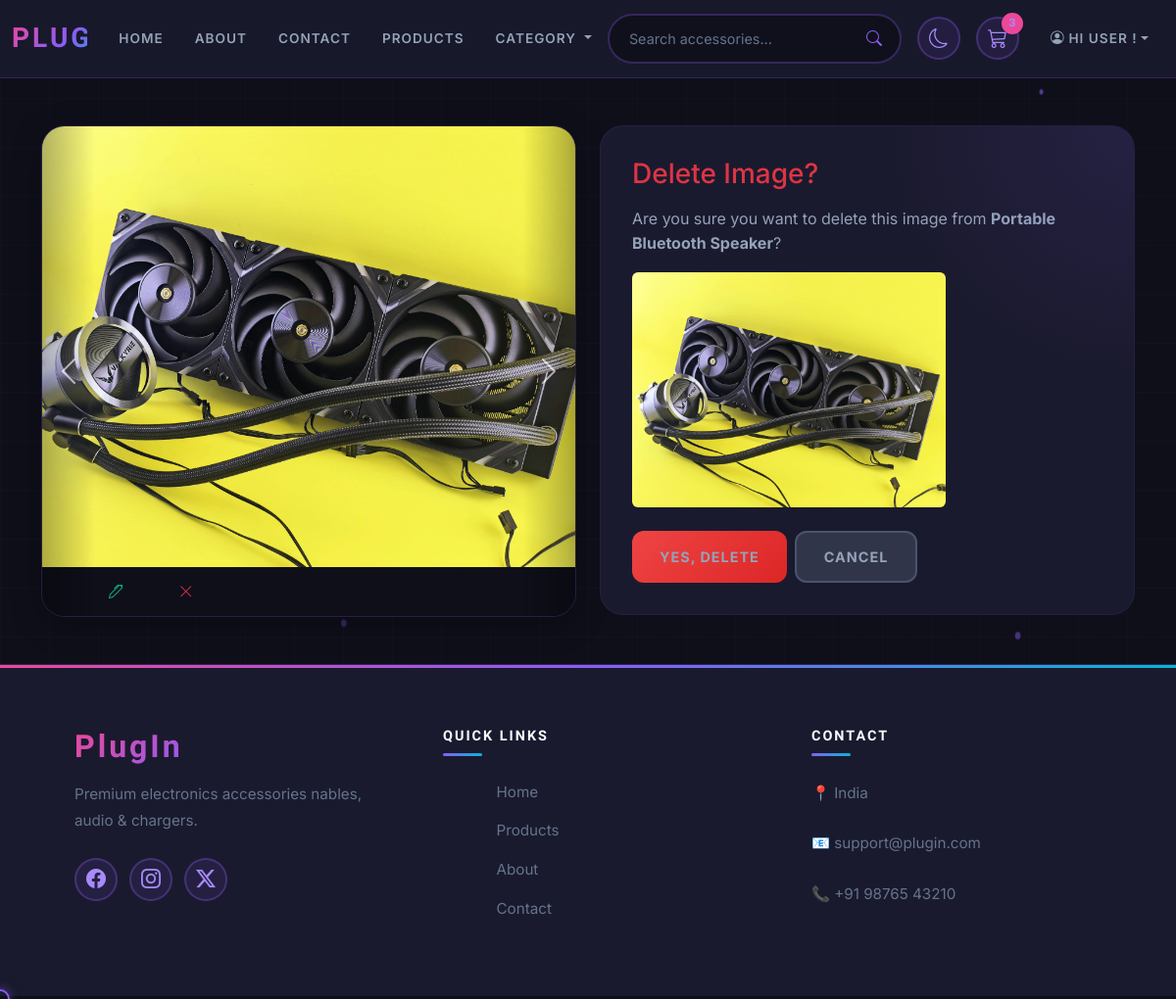
/products/image/del/1, run on the app's committed database.
### products/models.py (models this page shows, shortened)
class ProductImage(models.Model):
    img = models.ImageField(upload_to='product/images/', blank=True, null=True)
    video = models.FileField(upload_to='products/videos', blank=True, null=True)
    caption = models.CharField(max_length=200, blank=True)
    product = models.ForeignKey(Product,
                                on_delete=models.CASCADE,
                                related_name='images')
    created_at = models.DateTimeField(auto_now_add=True)
    updated_at = models.DateTimeField(auto_now=True)

class Product(models.Model):
    title = models.CharField(max_length=224)
    desc = models.CharField(max_length=400)
    price = models.DecimalField(max_digits=10, decimal_places=2)
    stock = models.PositiveIntegerField(null=False,blank=False,default=0)
    thumbnail = models.ImageField(upload_to='products/thumbnails')
    discount = models.DecimalField(
        max_digits=5,
        decimal_places=2,
        blank=True, null=True)
    created_at = models.DateTimeField(auto_now_add=True)
    updated_at = models.DateTimeField(auto_now=True)

### products/views.py (the view, shortened to what this page needs)
# urls.py: path('image/del/<int:pk>',DeleteProductImage.as_view(), name='del_pro_image'),
class DeleteProductImage(DeleteView):
    model = ProductImage
    template_name = 'products/image_del.html'
    context_object_name = 'image'
    def get_context_data(self, **kwargs):
        context = super().get_context_data(**kwargs)
        context['product'] = self.object.product
        return context

### templates/products/image_del.html (shortened to what this page needs)
{% extends 'base/base.html' %}
{% block content %}
<section id="product-detail-section" class="container py-5">
    <div class="row g-4 align-items-start">
        <div class="col-lg-6">
            {% include 'products/includes/productImageCarousel.html' %}
        </div>
        <div class="col-lg-6">
            <div class="product-info">
                <h3 class="text-danger mb-3">
                    Delete Image?
                </h3>
                <p class="mb-3">
                    Are you sure you want to delete this image from
                    <strong>{{ image.product.title }}</strong>?
                </p>
                <img src="{{ image.img.url }}"
                     class="img-fluid rounded mb-4"
                     style="max-height: 240px; object-fit: contain;"
                     alt="Image to delete">
                <form method="post">
                    <div class="d-flex gap-2">
                        <button type="submit" class="btn btn-danger">
                            Yes, Delete
                        </button>
                        <a href="{% url 'product_details' image.product.pk %}"
                           class="btn btn-secondary">
                            Cancel
                        </a>
                    </div>
                </form>
            </div>
        </div>
    </div>
</section>
{% endblock %}

### templates/products/includes/productImageCarousel.html (shortened to what this page needs)
<div id="productImageCarousel" class="carousel slide product-carousel" data-bs-ride="carousel">
    {% if product.images.filter.exists %}
    <div class="carousel-inner">
        {% for media in product.images.all %}
        {% if media.img %}
        <div class="carousel-item {% if forloop.first %}active{% endif %}">
            <img src="{{ media.img.url }}" class="d-block w-100" alt="{{ media.caption }}">
            <div class="carousel-actions edit-del-btn">
                <a href="{% url 'edit_pro_image' media.pk %}" class="btn btn-light edit">
                    <i class="bi bi-pen"></i>
                </a>
                <a href="{% url 'del_pro_image' media.pk %}" class="btn btn-light delete text-danger">
                    <i class="bi bi-x-lg"></i>
                </a>
            </div>
        </div>
        {% endif %}
        {% endfor %}
    </div>
    <button class="carousel-control-prev" type="button" data-bs-target="#productImageCarousel" data-bs-slide="prev">
        <span class="carousel-control-prev-icon"></span>
    </button>
    <button class="carousel-control-next" type="button" data-bs-target="#productImageCarousel" data-bs-slide="next">
        <span class="carousel-control-next-icon"></span>
    </button>
    {% endif %}
</div>

### static/css/style.css (style rules this page uses)
:root { --primary-color: #8b5cf6; --primary-dark: #7c3aed; --primary-light: #a78bfa; --accent-cyan: #06b6d4; --accent-pink: #ec4899; --accent-green: #10b981; --accent-orange: #f97316; --accent-red: #ef4444; --bg-dark: #0f0f1a; --bg-card: #1a1a2e; --bg-card-hover: #252542; --text-primary: #f8fafc; --text-secondary: #94a3b8; --text-muted: #64748b; --gradient-primary: linear-gradient(135deg, #8b5cf6 0%, #06b6d4 100%); --gradient-glow: linear-gradient(135deg, #ec4899 0%, #8b5cf6 50%, #06b6d4 100%); --gradient-dark: linear-gradient(180deg, #1a1a2e 0%, #0f0f1a 100%); --shadow-glow-purple: 0 0 20px rgba(139, 92, 246, 0.4); --shadow-glow-cyan: 0 0 20px rgba(6, 182, 212, 0.4); --shadow-card: 0 8px 32px rgba(0, 0, 0, 0.3); --radius-sm: 0.5rem; --radius: 0.75rem; --radius-md: 1rem; --radius-lg: 1.5rem; --radius-xl: 2rem; --radius-full: 9999px; --transition-fast: 0.15s cubic-bezier(0.4, 0, 0.2, 1); --transition: 0.3s cubic-bezier(0.4, 0, 0.2, 1); --transition-slow: 0.5s cubic-bezier(0.4, 0, 0.2, 1); --transition-bounce: 0.5s cubic-bezier(0.68, -0.55, 0.265, 1.55); --font-sans: 'Inter', -apple-system, BlinkMacSystemFont, 'Segoe UI', Roboto, sans-serif; --font-display: 'Orbitron', 'Inter', sans-serif; }
*, *::before, *::after { box-sizing: border-box; margin: 0; padding: 0; }
html { scroll-behavior: smooth; font-size: 16px; }
body { font-family: var(--font-sans); font-size: 1rem; line-height: 1.6; color: var(--text-secondary); background: var(--bg-dark); min-height: 100vh; overflow-x: hidden; position: relative; }
body::before { content: ''; position: fixed; top: 0; left: 0; width: 100%; height: 100%; background-image: linear-gradient(rgba(139, 92, 246, 0.03) 1px, transparent 1px), linear-gradient(90deg, rgba(139, 92, 246, 0.03) 1px, transparent 1px); background-size: 50px 50px; pointer-events: none; z-index: -1; animation: gridMove 20s linear infinite; }
a { color: var(--primary-light); text-decoration: none; transition: all var(--transition-fast); }
img { max-width: 100%; height: auto; }
.btn { display: inline-flex; align-items: center; justify-content: center; gap: 0.5rem; font-weight: 700; font-size: 0.9rem; text-transform: uppercase; letter-spacing: 1px; padding: 0.875rem 1.75rem; border-radius: var(--radius); transition: all var(--transition-bounce); border: none; position: relative; overflow: hidden; }
.edit-del-btn { margin-left: 40px !important; position: relative !important; }
.edit { background: none !important; color: var(--accent-green) !important; }
.delete { background: none !important; position: absolute; }
.btn::before { content: ''; position: absolute; top: 0; left: -100%; width: 100%; height: 100%; background: linear-gradient(90deg, transparent, rgba(255, 255, 255, 0.2), transparent); transition: all var(--transition-slow); }
.btn-danger { background: linear-gradient(135deg, #ef4444 0%, #dc2626 100%); color: var(--white); }
.btn-secondary { background: rgba(100, 116, 139, 0.3); border: 2px solid rgba(100, 116, 139, 0.5); color: var(--text-secondary); }
.product-info { padding: 2rem; background: var(--bg-card); border: 1px solid rgba(139, 92, 246, 0.1); border-radius: var(--radius-lg); position: relative; overflow: hidden; }
.product-info::before { content: ''; position: absolute; top: -50%; right: -50%; width: 100%; height: 100%; background: radial-gradient(circle, rgba(139, 92, 246, 0.1) 0%, transparent 70%); pointer-events: none; }
.carousel { border-radius: var(--radius-lg); overflow: hidden; border: 1px solid rgba(139, 92, 246, 0.2); box-shadow: var(--shadow-card); }
.carousel-item { background: var(--bg-dark); }
.carousel-item img { width: 100%; height: 450px; object-fit: cover; padding: 0; }
.carousel-control-prev, .carousel-control-next { width: 10%; opacity: 0.6; transition: all var(--transition); background: linear-gradient(90deg, rgba(0, 0, 0, 0.5) 0%, transparent 100%); }
.carousel-control-next { background: linear-gradient(-90deg, rgba(0, 0, 0, 0.5) 0%, transparent 100%); }
.carousel-control-prev-icon, .carousel-control-next-icon { filter: drop-shadow(0 0 10px var(--primary-color)); }
.mb-4 { margin-bottom: 1.5rem; }
.d-flex { display: flex; }
.w-100 { width: 100%; }

### data on the page
ProductImage: img (picture), product "Portable Bluetooth Speaker"
